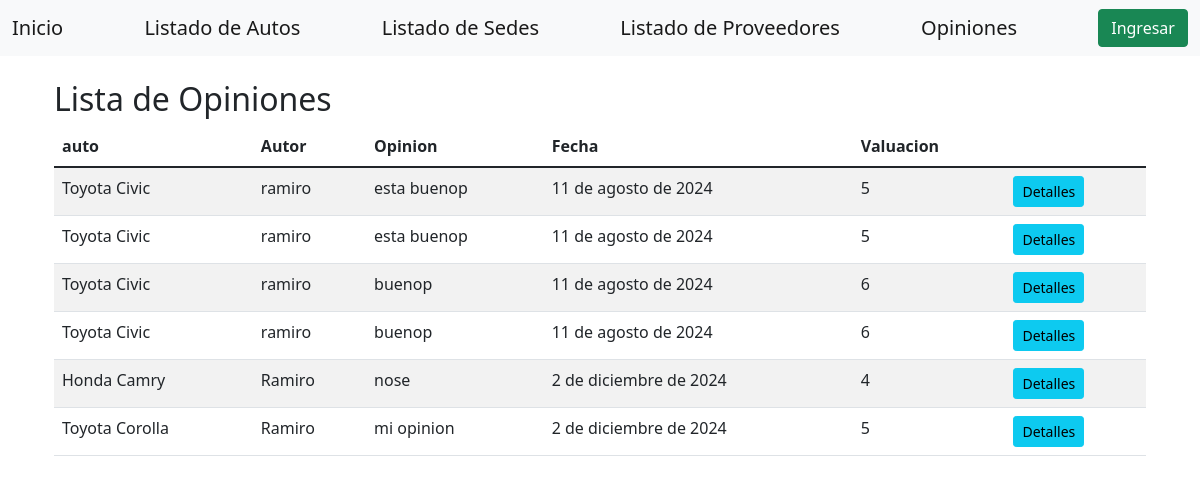
The page /concesionaria/comentario/ on the database its author committed.
### concesionaria/models.py (models this page shows, shortened)
class Comentario(models.Model):
    auto = models.ForeignKey(
        Auto,
        on_delete=models.CASCADE,
        related_name='comentarios',
        verbose_name=_('auto')
    )
    author = models.ForeignKey(User, on_delete=models.CASCADE, verbose_name=_('autor'))
    text = models.TextField(verbose_name=_('texto'))
    date = models.DateField(auto_now_add=True, verbose_name=_('fecha'))
    rating = models.IntegerField(verbose_name=_('puntuación'))

class Auto(models.Model):
    marca = models.ForeignKey('Marca', on_delete=models.CASCADE, verbose_name=_('marca'))
    modelo = models.ForeignKey('Modelo', on_delete=models.CASCADE, verbose_name=_('modelo'))
    categoria = models.ForeignKey('Categoria', on_delete=models.CASCADE, verbose_name=_('categoria'))
    color = models.ForeignKey('Color', on_delete=models.CASCADE, verbose_name=_('color'))
    pais = models.ForeignKey('Pais', on_delete=models.CASCADE, verbose_name=_('pais'))
    numero_de_puertas = models.IntegerField(verbose_name=_('número de puertas'))
    cilindrada = models.DecimalField(max_digits=10, decimal_places=2, verbose_name=_('cilindrada'))
    tipo_de_combustible = models.CharField(max_length=50, verbose_name=_('tipo de combustible'))
    precio = models.DecimalField(max_digits=10, decimal_places=2, verbose_name=_('precio'))
    def __str__(self):
        return f'{self.marca.nombre} {self.modelo.nombre}'

class Marca(models.Model):
    nombre = models.CharField(max_length=100, unique=True, verbose_name=_('nombre'))

class Modelo(models.Model):
    nombre = models.CharField(max_length=100, unique=True, verbose_name=_('nombre'))

### concesionaria/views/comentario_view.py (the view)
class ComentarioView(View):
    def get(self, request, *args, **kwargs):
        updateLang(request)
        repo = ComentarioRepository()
        comentarios = repo.get_all()
        return render(
            request,
            'comentarios/list.html',
            dict(
                comentarios=comentarios
            )
        )

### concesionaria/repositories/comentario.py (called while the page is built)
    def get_all(self) -> List[Comentario]:
        return Comentario.objects.all()

### concesionaria/views/comentario_view.py (called while the page is built)
def updateLang(request):
     if not request.user.is_anonymous:
            profile = Profile.objects.get(user=request.user)
            lang = profile.language
            activate(lang)

### efiP1/context_processors/context_processors_profile.py (called while the page is built)
def profile(request):
    if not request.user.is_anonymous:
        profile = Profile.objects.get(user=request.user)
    else:
        profile=None
    return dict(
        profile=profile
    )

### concesionaria/templates/comentarios/list.html (shortened to what this page needs)
{% extends "home/base.html" %}
{% load i18n %}
{% block content %}
<div class="container mt-3">
    <h2>{% trans "Lista de Opiniones" %}</h2>
    <table class="table table-striped">
        <thead>
            <tr>
                <th>{% trans "auto" %}</th>
                <th>{% trans "Autor" %}</th>
                <th>{% trans "Opinion" %}</th>
                <th>{% trans "Fecha" %}</th>
                <th>{% trans "Valuacion" %}</th>
            </tr>
        </thead>
        <tbody>
            {% for comentario in comentarios %}
            <tr>
                <td>{{ comentario.auto }}</td>
                <td>{{ comentario.author.username }}</td>
                <td>{{ comentario.text }}</td>
                <td>{{ comentario.date }}</td>
                <td>{{ comentario.rating }}</td>
                <td>
                    <a href="" class="btn btn-info btn-sm">{% trans "Detalles" %}</a>
                </td>
            </tr>
            {% endfor %}
        </tbody>
    </table>
</div>
{% endblock %}

### rows shown on the page
Comentario: auto "Toyota Civic", author.username "ramiro", text "esta buenop", date "11 de agosto de 2024", rating "5"
Comentario: auto "Toyota Civic", author.username "ramiro", text "esta buenop", date "11 de agosto de 2024", rating "5"
Comentario: auto "Toyota Civic", author.username "ramiro", text "buenop", date "11 de agosto de 2024", rating "6"
Comentario: auto "Toyota Civic", author.username "ramiro", text "buenop", date "11 de agosto de 2024", rating "6"
Comentario: auto "Honda Camry", author.username "Ramiro", text "nose", date "2 de diciembre de 2024", rating "4"
Comentario: auto "Toyota Corolla", author.username "Ramiro", text "mi opinion", date "2 de diciembre de 2024", rating "5"
